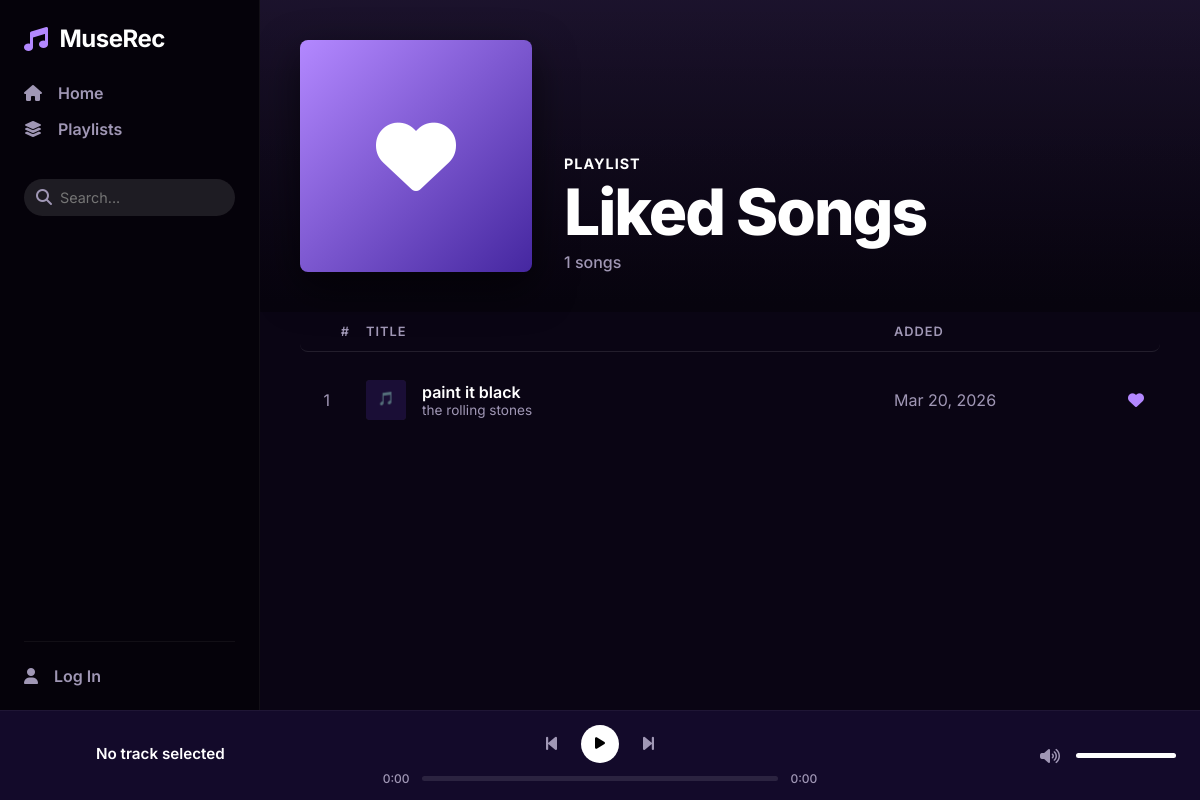
/playlists (signed in), run on an earlier commit of the app's database.
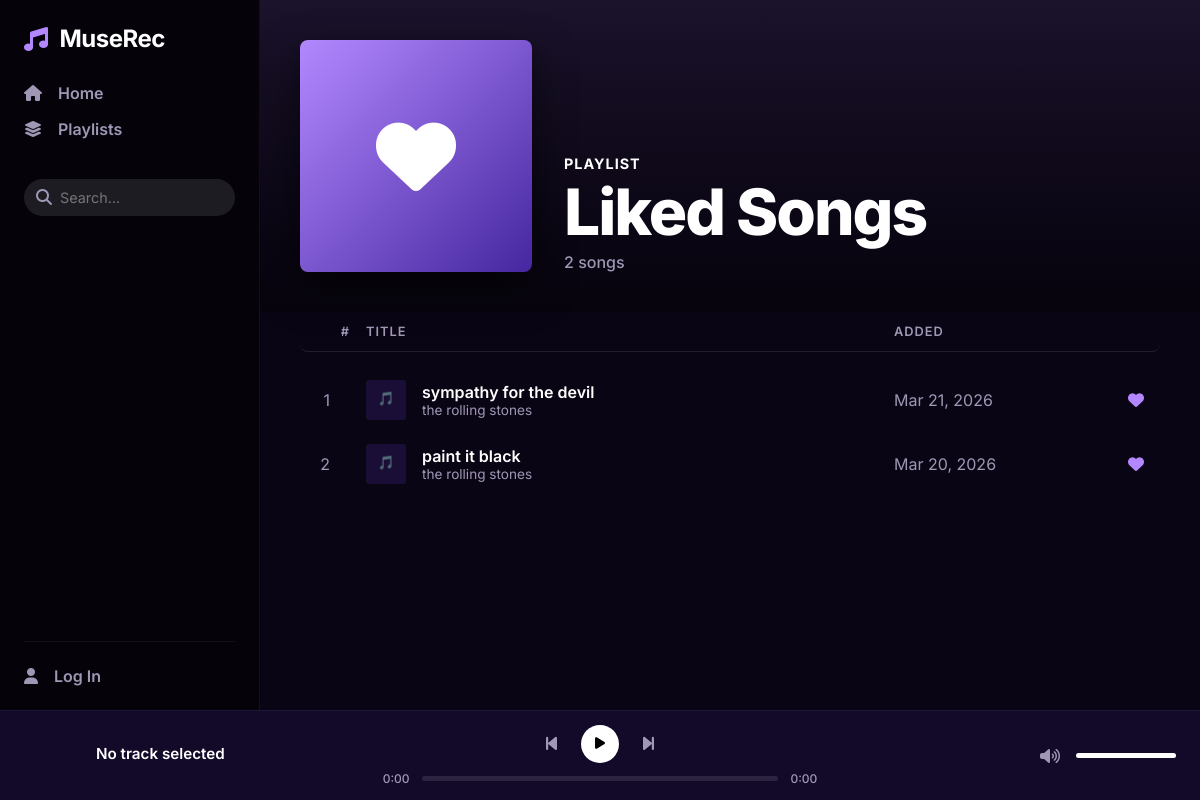
And on a later commit of the database.
### app/models.py (models this page shows)
class PlaylistSong(db.Model):
    id = db.Column(db.Integer, primary_key=True)
    playlist_id = db.Column(db.Integer, db.ForeignKey('playlist.id'), nullable=False)
    song_id = db.Column(db.String(50), nullable=False)
    song_name = db.Column(db.String(200), nullable=False)
    artist_name = db.Column(db.String(200), nullable=False)
    preview_url = db.Column(db.String(500), nullable=True)
    added_at = db.Column(db.DateTime, default=datetime.utcnow)

### app/routes.py (the view)
@main_bp.route('/playlists')
@jwt_required(optional=True)
def playlists():
    raw_id = get_jwt_identity()
    if not raw_id:
        return redirect(url_for('main.auth_page'))
    user_id = int(raw_id)
    playlist = Playlist.query.filter_by(user_id=user_id, name="Liked Songs").first()
    songs = []
    if playlist:
        songs = PlaylistSong.query.filter_by(playlist_id=playlist.id).order_by(PlaylistSong.added_at.desc()).all()
    return render_template('playlists.html', songs=songs)

### templates/playlists.html (shortened to what this page needs)
{% extends 'base.html' %}
{% block content %}
<div class="header-section">
    <div class="header-icon">
        <i class="fa-solid fa-heart fa-5x" style="color: white;"></i>
    </div>
    <div class="playlist-info">
        <h4>Playlist</h4>
        <h1>Liked Songs</h1>
        <p>{{ songs|length }} songs</p>
    </div>
</div>
<div class="songs-list">
    <div class="song-row song-row-header">
        <div class="index-col">#</div>
        <div>Title</div>
        <div>Added</div>
    </div>
    {% if not songs %}
    <div class="empty-state">
        <i class="fa-solid fa-music fa-3x" style="opacity: 0.5; margin-bottom: 16px;"></i>
        <h2>Songs you like will appear here</h2>
        <p>Save songs by clicking the favorite icon on the song details page.</p>
    </div>
    {% else %}
    {% for s in songs %}
    <div class="song-row">
        <div class="play-wrapper">
            <span class="index-text">{{ loop.index }}</span>
        </div>
        <div class="song-title-col">
            <img src="" id="pl-img-{{ s.song_id }}" class="song-img">
            <div>
                <a href="/song/{{ s.song_id }}" class="song-name">{{ s.song_name }}</a>
                <div class="song-artist">{{ s.artist_name }}</div>
            </div>
        </div>
        <div>{{ s.added_at.strftime('%b %d, %Y') }}</div>
        <div style="text-align: right;"><i class="fa-solid fa-heart" style="color: var(--accent);"></i></div>
    </div>
    {% endfor %}
    {% endif %}
</div>
{% endblock %}

### templates/base.html (shortened to what this page needs)
<!DOCTYPE html>
<html lang="en">
<head>
    <link rel="stylesheet" href="https://cdnjs.cloudflare.com/ajax/libs/font-awesome/6.4.0/css/all.min.css" />
    <link rel="stylesheet" href="{{ url_for('static', filename='css/style.css') }}" />
</head>
<body>
    <div class="app-container">
        <nav class="sidebar">
            <a href="{{ url_for('main.home') }}" class="logo">
                <i class="fa-solid fa-music"></i>
                <span>MuseRec</span>
            </a>
            <div class="nav-links" style="flex: 1; display: flex; flex-direction: column;">
                <a href="{{ url_for('main.home') }}" class="nav-item {% block nav_home %}{% endblock %}"><i
                        class="fa-solid fa-house"></i> Home</a>
                <a href="{{ url_for('main.playlists') }}" class="nav-item"><i class="fa-solid fa-layer-group"></i>
                    Playlists</a>
                <div class="search-container" style="margin-top: 24px; position: relative;">
                    <i class="fa-solid fa-search"
                        style="position: absolute; left: 12px; top: 10px; color: var(--text-muted);"></i>
                    <input type="text" id="globalSearch" placeholder="Search..." autocomplete="off"
                        style="width: 100%; padding: 10px 10px 10px 36px; border-radius: 20px; border: none; background: rgba(255,255,255,0.1); color: var(--text-main); font-family: inherit; font-size: 0.9rem;">
                </div>
                <div style="margin-top: auto; padding-top: 24px; border-top: 1px solid rgba(255,255,255,0.05);"
                    id="authContainer">
                </div>
            </div>
        </nav>
        <main class="main-content">
            {% block content %}{% endblock %}
        </main>
    </div>
    <div class="player-bar">
        <div class="player-left">
            <div class="player-info">
                <div id="playerTitle" class="player-title">No track selected</div>
            </div>
        </div>
        <div class="player-center">
            <div class="player-controls-main">
                <button class="ctrl-btn"><i class="fa-solid fa-backward-step"></i></button>
                <button id="mainPlayBtn" class="play-pause-btn" onclick="togglePlay()"><i
                        class="fa-solid fa-play"></i></button>
                <button class="ctrl-btn"><i class="fa-solid fa-forward-step"></i></button>
            </div>
            <div class="progress-container">
                <span id="currentTime" class="time time-left">0:00</span>
                <div class="progress-bar-bg" id="progressBarBg" onclick="seek(event)">
                </div>
                <span id="duration" class="time">0:00</span>
            </div>
        </div>
        <div class="player-right">
            <i class="fa-solid fa-volume-high"></i>
            <div class="volume-bar-bg" id="volBarBg" onclick="setVolume(event)">
                <div id="volBarFill" class="volume-bar-fill"></div>
            </div>
        </div>
    </div>
</body>
</html>

### static/css/style.css (style rules this page uses)
:root { --bg-main: #0a0514; --bg-sidebar: #05020a; --bg-player: #130a2a; --bg-card: rgba(255, 255, 255, 0.03); --bg-card-hover: rgba(255, 255, 255, 0.08); --accent: #b388ff; --accent-hover: #d0bfff; --text-main: #ffffff; --text-muted: #a097b5; --border-color: rgba(179, 136, 255, 0.2); }
* { margin: 0; padding: 0; box-sizing: border-box; }
body { font-family: 'Inter', sans-serif; background: var(--bg-main); color: var(--text-main); display: flex; flex-direction: column; height: 100vh; overflow: hidden; }
.app-container { display: flex; flex: 1; overflow: hidden; height: calc(100vh - 90px); }
.sidebar { width: 260px; background: var(--bg-sidebar); padding: 24px; display: flex; flex-direction: column; gap: 30px; border-right: 1px solid rgba(255, 255, 255, 0.05); }
.logo { font-size: 1.5rem; font-weight: 700; color: var(--text-main); display: flex; align-items: center; gap: 12px; letter-spacing: -0.5px; text-decoration: none; }
.logo i { color: var(--accent); }
.nav-links { display: flex; flex-direction: column; gap: 16px; }
.nav-item { display: flex; align-items: center; gap: 16px; color: var(--text-muted); font-size: 1rem; font-weight: 600; cursor: pointer; transition: all 0.3s; text-decoration: none; }
.main-content { flex: 1; overflow-y: auto; padding: 0; background: linear-gradient(180deg, rgba(179, 136, 255, 0.1) 0%, var(--bg-main) 300px); position: relative; }
.player-bar { height: 90px; background: var(--bg-player); border-top: 1px solid rgba(255, 255, 255, 0.05); display: flex; align-items: center; padding: 0 24px; justify-content: space-between; z-index: 100; }
.player-left { display: flex; align-items: center; gap: 16px; width: 30%; min-width: 180px; }
.player-info { display: flex; flex-direction: column; overflow: hidden; gap: 4px; }
.player-title { font-size: 0.95rem; font-weight: 600; white-space: nowrap; overflow: hidden; text-overflow: ellipsis; color: var(--text-main); }
.player-center { flex: 1; display: flex; flex-direction: column; align-items: center; max-width: 650px; gap: 8px; }
.player-controls-main { display: flex; align-items: center; gap: 24px; }
.ctrl-btn { background: none; border: none; color: var(--text-muted); font-size: 1.1rem; cursor: pointer; transition: color 0.2s; }
.play-pause-btn { width: 38px; height: 38px; border-radius: 50%; background: var(--text-main); color: #000; display: flex; align-items: center; justify-content: center; cursor: pointer; transition: transform 0.2s; border: none; }
.progress-container { width: 100%; display: flex; align-items: center; gap: 12px; }
.time { font-size: 0.75rem; color: var(--text-muted); min-width: 40px; font-weight: 500; }
.time-left { text-align: right; }
.progress-bar-bg { flex: 1; height: 5px; background: rgba(255, 255, 255, 0.1); border-radius: 3px; cursor: pointer; position: relative; }
.player-right { width: 30%; display: flex; justify-content: flex-end; align-items: center; gap: 16px; color: var(--text-muted); }
.volume-bar-bg { width: 100px; height: 5px; background: rgba(255, 255, 255, 0.1); border-radius: 3px; cursor: pointer; }
.volume-bar-fill { height: 100%; background: var(--text-main); width: 100%; border-radius: 3px; }

What changed in the data, as far as the page shows it:
added PlaylistSong: song_name "sympathy for the devil", artist_name "the rolling stones", added_at "Mar 21, 2026"
Also different on the page:
{{ songs|length }}: "1" → "2"
